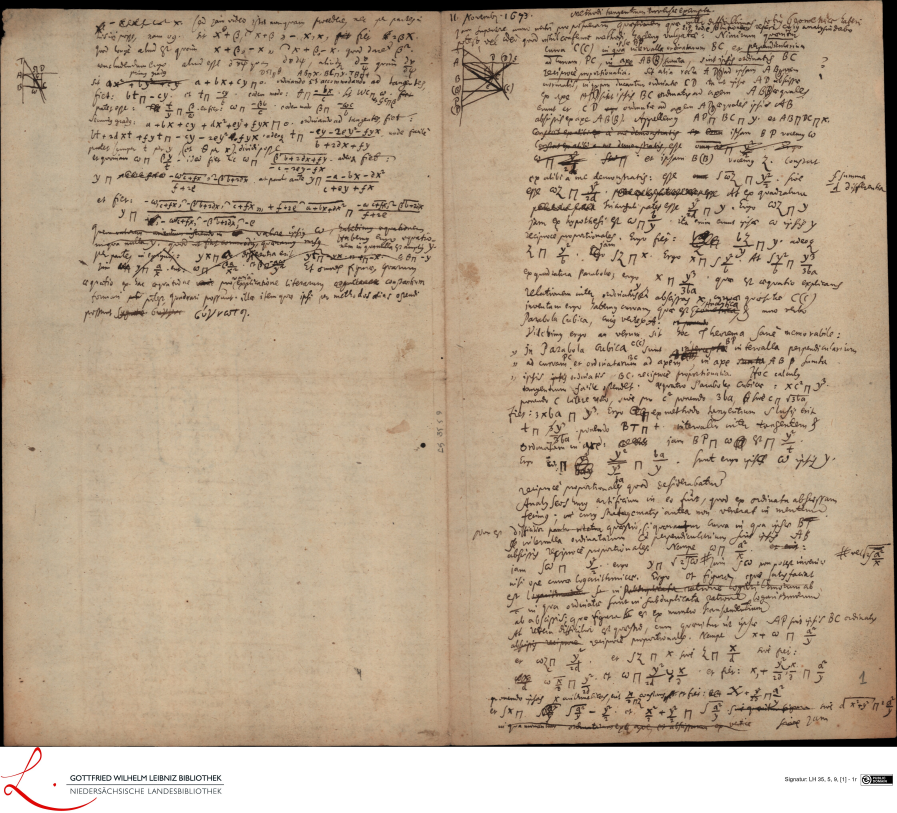
#> input picture OriginalImage/image1.jpg, 4484 x 4064 px, found by its file name (shown at 1/5 size); its folder holds only this picture in this run
$ python tool.py
#> lines starting #> are read from the running program, lines starting #| are printed output that depends on the picture
import os
from PIL import Image
import json
import csv

# [16 lines left out: function rename_images, not called in this run]

def split_image_vertically(image_path, output_folder):
    # Open the image
    img = Image.open(image_path)

    # Calculate the middle of the image
    width_middle = img.width // 2

    # Split the image in half
    g_img = img.crop((0, 0, width_middle, img.height))
    d_img = img.crop((width_middle, 0, img.width, img.height))

    # Create file names for the halves
    base_name = os.path.splitext(os.path.basename(image_path))[0]
    g_file = os.path.join(output_folder, f"{base_name}_g.jpg")
    d_file = os.path.join(output_folder, f"{base_name}_d.jpg")

    # Save both halves
    g_img.save(g_file)
    d_img.save(d_file)

def split_image_vertically_folder(source_folder, output_folder):
    # Create the output folder if it doesn't exist
    if not os.path.exists(output_folder):
        os.makedirs(output_folder)

    # Iterate over all files in the folder
    for file in os.listdir(source_folder):
        full_path = os.path.join(source_folder, file)

        # Check if it is a file and an image
        if os.path.isfile(full_path) and file.lower().endswith(('.png', '.jpg', '.jpeg')):
            split_image_vertically(full_path, output_folder)


def remove_bottom_image(image_path, pixels_to_remove, output_folder):
#> called with image_path = './OriginalImage/image1.jpg', pixels_to_remove = 315, output_folder = './DataAugmentation/Input'
    with Image.open(image_path) as img:
        # Calculate the new dimensions
#> img is the input picture: PIL image 4484x4064 RGB; mean R, G, B 184.2, 164.5, 140.7
        width, height = img.size
        new_height = height - pixels_to_remove

        # Crop the image
        cropped_img = img.crop((0, 0, width, new_height))
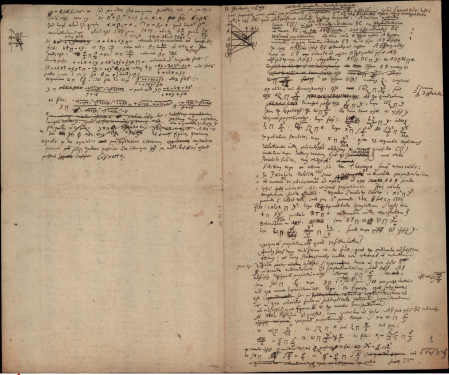
#> cropped_img: PIL image 4484x3749 RGB (shown at 1/10 size); mean R, G, B 178.6, 157.3, 131.5

        # Create the output folder if it doesn't exist
        os.makedirs(output_folder, exist_ok=True)

        # Save the modified image
        filename = os.path.basename(image_path)
        cropped_img.save(os.path.join(output_folder, filename))

def remove_Bottom_image_folder(source_folder, output_folder, pixels_to_remove):
    for file in os.listdir(source_folder):
        full_path = os.path.join(source_folder, file)
        if os.path.isfile(full_path) and file.lower().endswith(('.png', '.jpg', '.jpeg')):
            remove_bottom_image(full_path, pixels_to_remove, output_folder)

# Example of usage for cropping
pixels_to_remove = 315
remove_Bottom_image_folder('./OriginalImage', './DataAugmentation/Input', pixels_to_remove)
# Example of usage for splitting
split_image_vertically_folder('./DataAugmentation/Input', './DataAugmentation/Input')
#> in split_image_vertically, `g_img = img.crop((0, 0, width_middle, img.height))`:
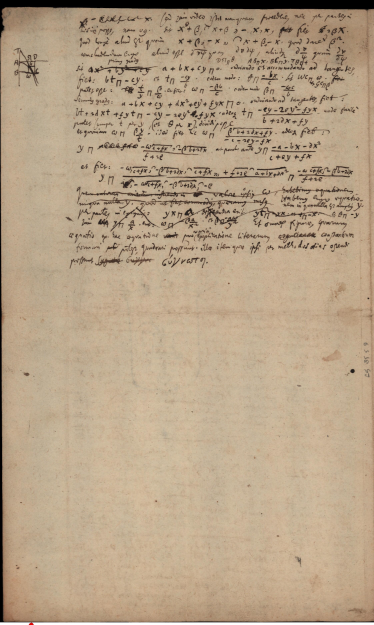
#> g_img: PIL image 2242x3749 RGB (shown at 1/6 size); mean R, G, B 183.2, 162.3, 135.9
#> in split_image_vertically, `d_img = img.crop((width_middle, 0, img.width, img.height))`:
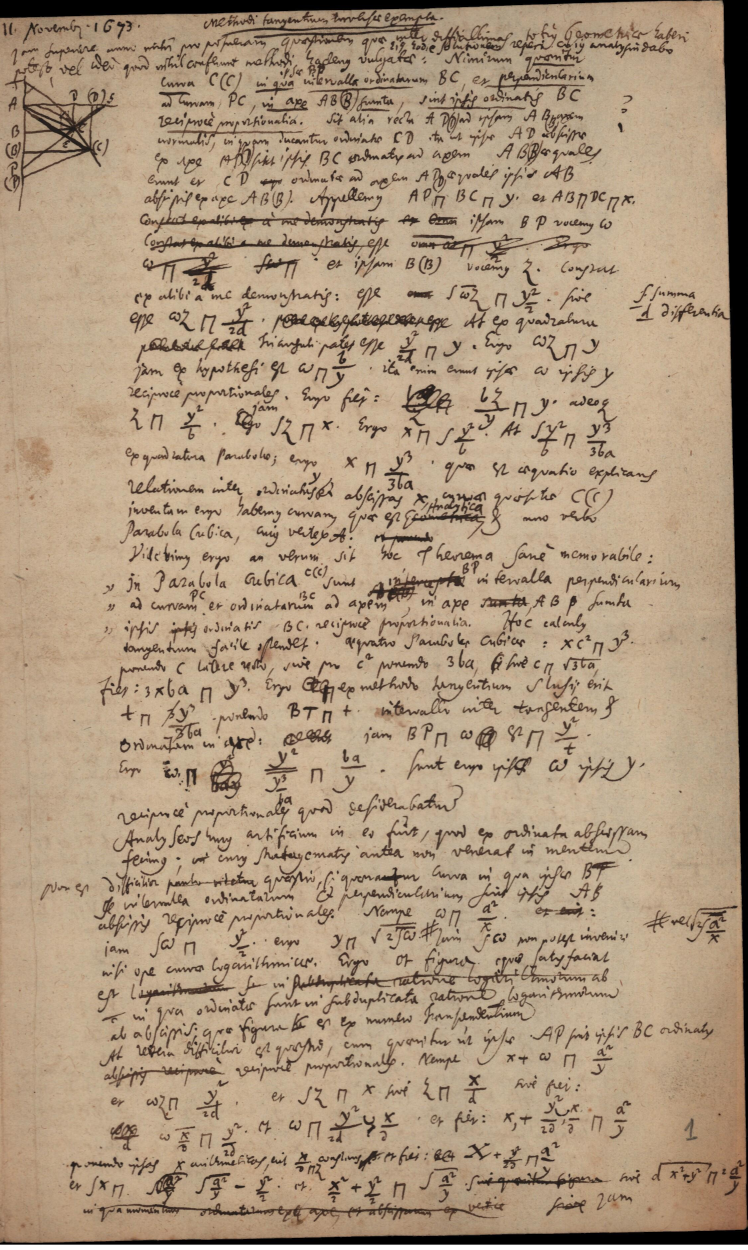
#> d_img: PIL image 2242x3749 RGB (shown at 1/3 size); mean R, G, B 174.1, 152.3, 127.1

$ run again, on OriginalImage/image5.jpg
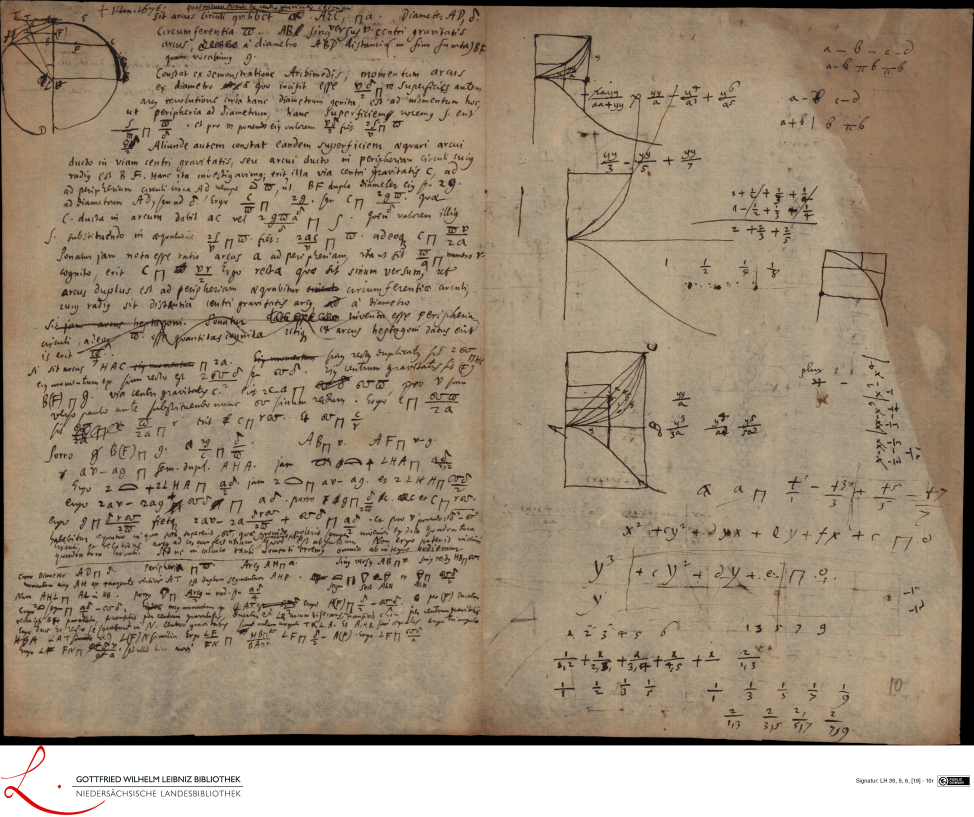
#> input picture OriginalImage/image5.jpg, 4868 x 4085 px, found by its file name (shown at 1/5 size)
#> in remove_bottom_image, img is the input picture: PIL image 4868x4085 RGB; mean R, G, B 159.3, 142.6, 121.8
#> in remove_bottom_image, `cropped_img = img.crop((0, 0, width, new_height))`:
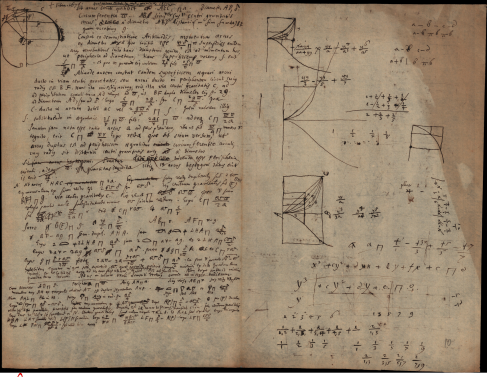
#> cropped_img: PIL image 4868x3770 RGB (shown at 1/10 size); mean R, G, B 151.6, 133.7, 111.1
#> img: PIL image 4868x3770 RGB
#> in split_image_vertically, `d_img = img.crop((width_middle, 0, img.width, img.height))`:
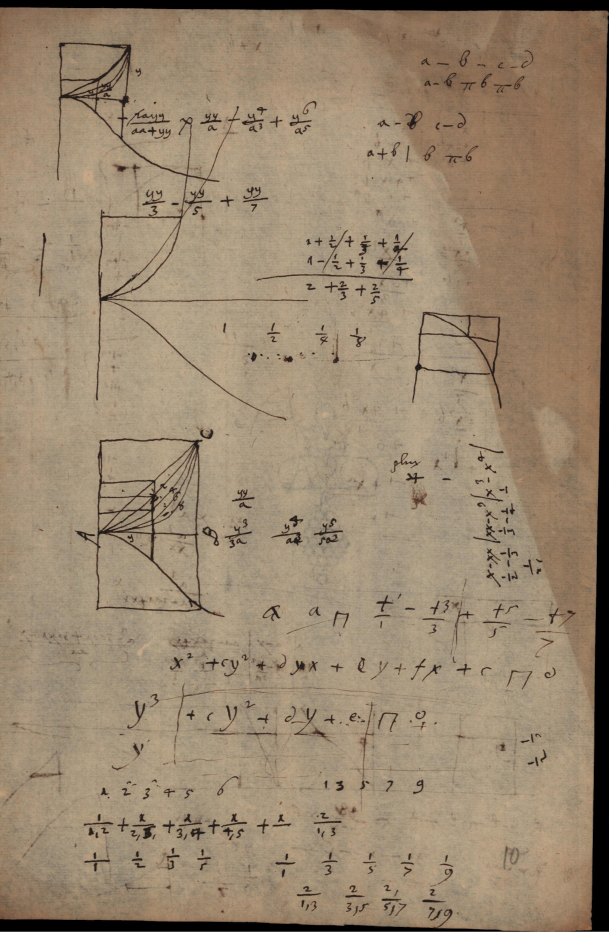
#> d_img: PIL image 2434x3770 RGB (shown at 1/4 size); mean R, G, B 155.4, 137, 113.6
